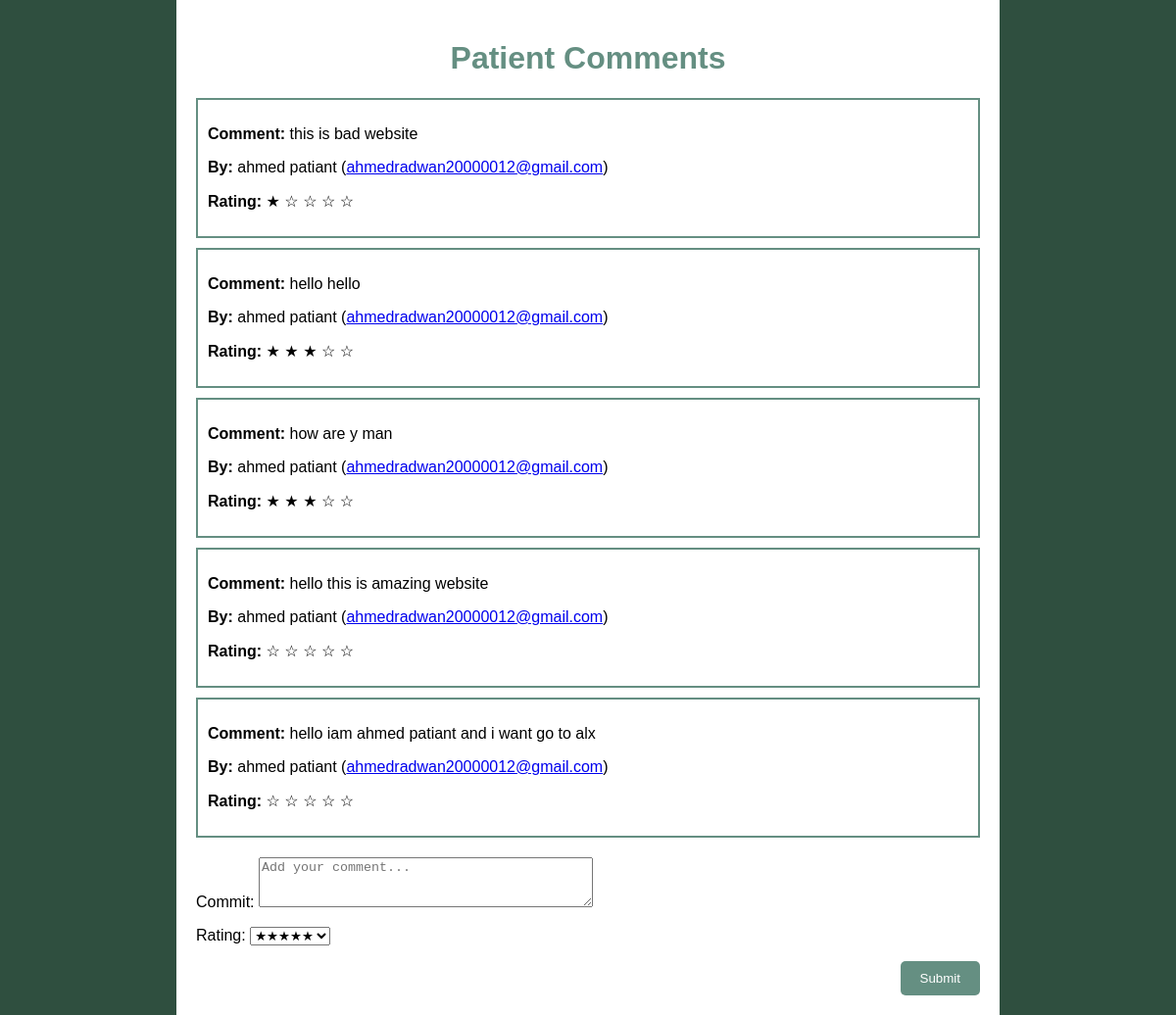
Screenshot of /view_commits/ with the database file from the repository.
### covid_19/models.py (models this page shows, shortened)
class Commit(models.Model):
    user = models.ForeignKey(User, on_delete=models.CASCADE)
    commit = models.TextField(max_length=255)
    created_at = models.DateTimeField(auto_now_add=True)
    rating = models.IntegerField(default=0)

### covid_19/views.py (the view)
# urls.py: path('view_commits/', views.view_commits, name='view_commits'),
def view_commits(request):
    if request.method == 'POST':
        form = CommitForm(request.POST)
        if form.is_valid():
            commit = form.save(commit=False)
            commit.user = request.user
            commit.save()
            messages.success(request, 'Commit submitted successfully.')
            return redirect('view_commits')
    else:
        form = CommitForm()
    commits = Commit.objects.all().order_by('-id')  # Display latest commits first
    context = {
        'form': form,
        'commits': commits,
    }
    return render(request, 'view_commit.html', context)

### covid_19/forms.py
class CommitForm(forms.ModelForm):
    class Meta:
        model = Commit
        fields = ['commit', 'rating']
        widgets = {
            'commit': forms.Textarea(attrs={'rows': 3, 'placeholder': 'Add your comment...'}),
            'rating': forms.Select(choices=[(5, '★★★★★'), (4, '★★★★☆'), (3, '★★★☆☆'), (2, '★★☆☆☆'), (1, '★☆☆☆☆')]),
        }

### covid_19/templates/view_commit.html (shortened to what this page needs)
<!DOCTYPE html>
<html lang="en">
<head>
                {% load static %}
    <link rel="stylesheet" href="{% static 'css/commit.css' %}">
</head>
<body>
    <div class="container">
        <h1>Patient Comments</h1>
        <div class="comments">
            {% for commit in commits %}
            <div class="comment">
                <p><strong>Comment:</strong> {{ commit.commit }}</p>
                <p><strong>By:</strong> {{ commit.user.username }} (<a href="mailto:{{ commit.user.email }}">{{ commit.user.email }}</a>)</p>
                <p><strong>Rating:</strong>
                    {% for i in "12345" %}
                        {% if forloop.counter <= commit.rating %}
                            &#9733;
                        {% else %}
                            &#9734;
                        {% endif %}
                    {% endfor %}
                </p>
            </div>
            {% endfor %}
        </div>
        <form id="commentForm" method="post">
            {{ form.as_p }}
            <button type="submit">Submit</button>
        </form>
    </div>
</body>
</html>

### covid_19/static/css/commit.css (style rules this page uses)
body { font-family: Arial, sans-serif; margin: 0; padding: 0; background-color: #2f4f3f }
.container { max-width: 800px; margin: 0 auto; padding: 20px; background-color: #fff }
h1 { text-align: center; color: #658f82; }
.comments { margin-bottom: 20px; }
.comment { border: 2px solid #658f82; padding: 10px; margin-bottom: 10px; }
button { display: block; margin-left: auto; margin-right: 0; padding: 10px 20px; background-color: #658f82; color: #fff; border: none; border-radius: 5px; cursor: pointer; }

### rows the page displays
Commit: commit "this is bad website", user.username "ahmed patiant", user.email "ahmedradwan20000012@gmail.com", rating 1 (drawn)
Commit: commit "hello hello", user.username "ahmed patiant", user.email "ahmedradwan20000012@gmail.com", rating 3 (drawn)
Commit: commit "how are y man", user.username "ahmed patiant", user.email "ahmedradwan20000012@gmail.com", rating 3 (drawn)
Commit: commit "hello this is amazing website", user.username "ahmed patiant", user.email "ahmedradwan20000012@gmail.com", rating 0 (drawn)
Commit: commit "hello iam ahmed patiant and i want go to alx", user.username "ahmed patiant", user.email "ahmedradwan20000012@gmail.com", rating 0 (drawn)
